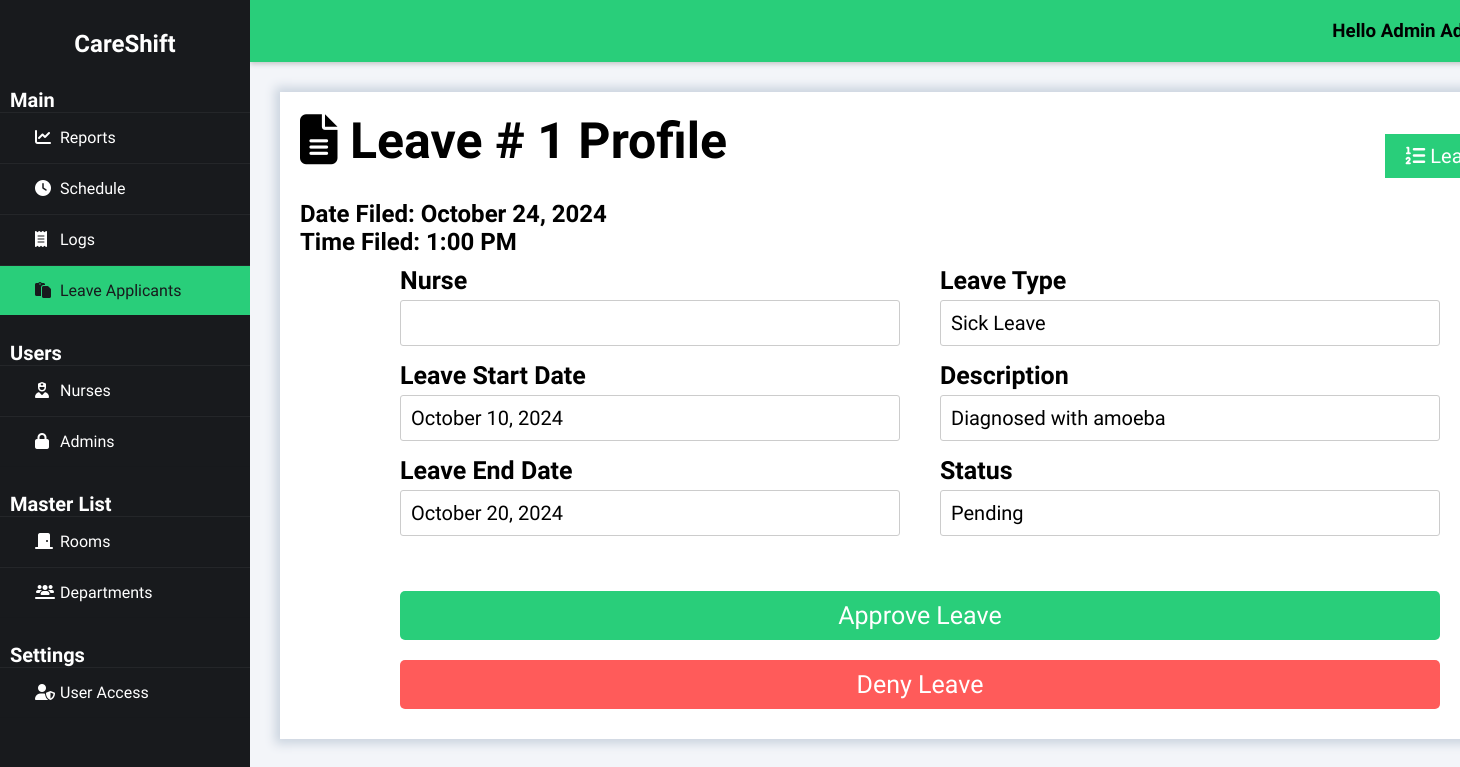
Page /index.php?page=leave&subpage=profile&id=1 (signed in) on the committed database.
### tables this page shows
CREATE TABLE `leave` (
  `leave_id` int(50) NOT NULL auto_increment,
  `leave_type` varchar(50) NOT NULL,
  `leave_start_date` date NOT NULL,
  `leave_end_date` date NOT NULL,
  `leave_date_filed` date NOT NULL,
  `leave_time_filed` time NOT NULL,
  `leave_desc` varchar(255) NOT NULL,
  `leave_status` varchar(50) NOT NULL,
  `nurse_id` int(50) NOT NULL,
  PRIMARY KEY  (`leave_id`),
  KEY (`nurse_id`)
);

### class/class.admin.php (called while the page is built, shortened)
<?php
class Admin{
	private $DB_SERVER='localhost';
	private $DB_USERNAME='root';
	private $DB_PASSWORD='';
	private $DB_DATABASE='db_careshift';
	private $conn;
	public function __construct(){
		$this->conn = new PDO("mysql:host=".$this->DB_SERVER.";dbname=".$this->DB_DATABASE,$this->DB_USERNAME,$this->DB_PASSWORD);
	}
	function get_id_by_username($username){
		$sql="SELECT adm_id FROM admin WHERE adm_username = :username";
		$q = $this->conn->prepare($sql);
		$q->execute(['username' => $username]);
		$id = $q->fetchColumn();
		return $id;
	}
	function get_fname($id){
		$sql="SELECT adm_fname FROM admin WHERE adm_id = :id";
		$q = $this->conn->prepare($sql);
		$q->execute(['id' => $id]);
		$fname = $q->fetchColumn();
		return $fname;
	}
	function get_lname($id){
		$sql="SELECT adm_lname FROM admin WHERE adm_id = :id";
		$q = $this->conn->prepare($sql);
		$q->execute(['id' => $id]);
		$lname = $q->fetchColumn();
		return $lname;
	}
}
?>

### class/class.leave.php (called while the page is built, shortened)
<?php
class Leave {
    private $DB_SERVER = 'localhost';
    private $DB_USERNAME = 'root';
    private $DB_PASSWORD = '';
    private $DB_DATABASE = 'db_careshift';
    private $conn;
    public function __construct() {
        $this->conn = new PDO("mysql:host=" . $this->DB_SERVER . ";dbname=" . $this->DB_DATABASE, $this->DB_USERNAME, $this->DB_PASSWORD);
    }
	function get_id_by_id($id){
		$sql="SELECT leave_id FROM `leave` WHERE leave_id = :id";
		$q = $this->conn->prepare($sql);
		$q->execute(['id' => $id]);
		$id = $q->fetchColumn();
		return $id;
	}
	function get_leave_nurse_name($id){
		$sql="SELECT nurse_fname, nurse_mname, nurse_lname FROM nurse INNER JOIN `leave` WHERE leave.nurse_id = nurse.nurse_id AND leave_id = :id";
		$q = $this->conn->prepare($sql);
		$q->execute(['id' => $id]);
        $nurse = $q->fetch(PDO::FETCH_ASSOC);
	}
	function get_leave_start_date($id){
		$sql="SELECT leave_start_date FROM `leave` WHERE leave_id = :id";
		$q = $this->conn->prepare($sql);
		$q->execute(['id' => $id]);
		$leave_start_date = $q->fetchColumn();
		$leave_start_date = date("F j, Y", strtotime($leave_start_date));
		return $leave_start_date;
	}
	function get_leave_end_date($id){
		$sql="SELECT leave_end_date FROM `leave` WHERE leave_id = :id";
		$q = $this->conn->prepare($sql);
		$q->execute(['id' => $id]);
		$leave_end_date = $q->fetchColumn();
		$leave_end_date = date("F j, Y", strtotime($leave_end_date));
		return $leave_end_date;
	}
	function get_leave_date_filed($id){
		$sql="SELECT leave_date_filed FROM `leave` WHERE leave_id = :id";
		$q = $this->conn->prepare($sql);
		$q->execute(['id' => $id]);
		$leave_date_filed = $q->fetchColumn();
		$leave_date_filed = date("F j, Y", strtotime($leave_date_filed));
		return $leave_date_filed;
	}
	function get_leave_time_filed($id){
		$sql="SELECT leave_time_filed FROM `leave` WHERE leave_id = :id";
		$q = $this->conn->prepare($sql);
		$q->execute(['id' => $id]);
		$leave_time_filed = $q->fetchColumn();
		$leave_time_filed = date("g:i A", strtotime($leave_time_filed));
		return $leave_time_filed;
	}
	function get_leave_type($id){
		$sql="SELECT leave_type FROM `leave` WHERE leave_id = :id";
		$q = $this->conn->prepare($sql);
		$q->execute(['id' => $id]);
		$leave_type = $q->fetchColumn();
		return $leave_type;
	}
	function get_leave_desc($id){
		$sql="SELECT leave_desc FROM `leave` WHERE leave_id = :id";
		$q = $this->conn->prepare($sql);
		$q->execute(['id' => $id]);
		$leave_desc = $q->fetchColumn();
		return $leave_desc;
	}
	function get_leave_status($id){
		$sql="SELECT leave_status FROM `leave` WHERE leave_id = :id";
		$q = $this->conn->prepare($sql);
		$q->execute(['id' => $id]);
		$leave_status = $q->fetchColumn();
		return $leave_status;
	}
}
?>

### leave-module/profile.php (the view, shortened to what this page needs)
<div class="heading">
    <h1><i class="fas fa-regular fa-file-alt"></i>&nbspLeave # <?php echo $leave->get_id_by_id($id).' ';?>Profile</h1>
    <a href="index.php?page=leave" class="right_button"><i class="fa fa-list-ol" aria-hidden="true"></i>&nbspLeave List</a>
</div>
<h2>Date Filed: <?php echo $leave->get_leave_date_filed($id);?></h2>
<h2>Time Filed: <?php echo $leave->get_leave_time_filed($id);?></h2>
<?php
if ($leave->get_leave_status($id) == 'Approved' || $leave->get_leave_status($id) == 'Denied'){
?>
<div class="add_form_wrapper">
<form class="add_form" action="processes/process.leave.php?action=approve" method="POST">
    <div class="form_wrapper">
        <div class="add_form_left">
            <input type="text" id="leave_id" name="leave_id" value="<?php echo $leave->get_id_by_id($id);?>" hidden>
            <label for="nurse_name">Nurse</label>
            <input type="text" id="nurse_name" name="nurse_name" value="<?php echo $leave->get_leave_nurse_name($id);?>" readonly>
            <label for="leave_start_date">Leave Start Date</label>
            <input type="text" id="leave_start_date" name="leave_start_date" value="<?php echo $leave->get_leave_start_date($id);?>" readonly>
            <label for="leave_end_date">Leave End Date</label>
            <input type="text" id="leave_end_date" name="leave_end_date" value="<?php echo $leave->get_leave_end_date($id);?>" readonly>
        </div>
        <div class="add_form-right">
            <label for="leave_type">Leave Type</label>
            <input type="text" id="leave_type" name="leave_type" value="<?php echo $leave->get_leave_type($id);?>" readonly>
            <label for="leave_desc">Description</label>
            <input type="text" id="leave_desc" name="leave_desc" value="<?php echo $leave->get_leave_desc($id);?>" readonly>
            <label for="leave_status">Status</label>
            <input type="text" id="leave_status" name="leave_status" value="<?php echo $leave->get_leave_status($id);?>" readonly>
        </div>
    </div>
</form>
</div>
<?php
}else{?>
<div class="add_form_wrapper">
<form class="add_form" action="processes/process.leave.php?action=approve" method="POST">
    <div class="form_wrapper">
        <div class="add_form_left">
            <input type="text" id="leave_id" name="leave_id" value="<?php echo $leave->get_id_by_id($id);?>" hidden>
            <label for="nurse_name">Nurse</label>
            <input type="text" id="nurse_name" name="nurse_name" value="<?php echo $leave->get_leave_nurse_name($id);?>" readonly>
            <label for="leave_start_date">Leave Start Date</label>
            <input type="text" id="leave_start_date" name="leave_start_date" value="<?php echo $leave->get_leave_start_date($id);?>" readonly>
            <label for="leave_end_date">Leave End Date</label>
            <input type="text" id="leave_end_date" name="leave_end_date" value="<?php echo $leave->get_leave_end_date($id);?>" readonly>
        </div>
        <div class="add_form-right">
            <label for="leave_type">Leave Type</label>
            <input type="text" id="leave_type" name="leave_type" value="<?php echo $leave->get_leave_type($id);?>" readonly>
            <label for="leave_desc">Description</label>
            <input type="text" id="leave_desc" name="leave_desc" value="<?php echo $leave->get_leave_desc($id);?>" readonly>
            <label for="leave_status">Status</label>
            <input type="text" id="leave_status" name="leave_status" value="<?php echo $leave->get_leave_status($id);?>" readonly>
        </div>
    </div>
    <button type="submit" class="submit-btn">Approve Leave</button>
</form>
<form action="processes/process.leave.php?action=deny" method="POST">
    <button type="submit" class="delete-btn">Deny Leave</button>
</form>
</div>
<?php
}

### index.php (shortened to what this page needs)
<?php
include_once 'class/class.admin.php';
include_once 'class/class.leave.php';
$page = (isset($_GET['page']) && $_GET['page'] != '') ? $_GET['page'] : 'reports';
$admin = new Admin();
$leave = new Leave();
$admin_id = $admin->get_id_by_username($_SESSION['adm_username']);
?>
<!DOCTYPE html>
<html>
<head>
    <link rel="stylesheet" href="css/styles.css">
    <link rel="stylesheet" href="https://cdnjs.cloudflare.com/ajax/libs/fullcalendar/3.4.0/fullcalendar.css" />
</head>
<body>
    <div class="wrapper">
        <div class="sidebar">
            <h2>CareShift</h2>
            <ul>
                <h3>Main</h3>
                <li><a href="index.php?page=reports" class="<?= $page == 'reports' ? 'active' : '' ?>"><i class="fas fa-solid fa-chart-line"></i>Reports</a></li>
                <li><a href="index.php?page=schedule" class="<?= $page == 'schedule' ? 'active' : '' ?>"><i class="fas fa-solid fa-clock"></i>Schedule</a></li>
                <li><a href="index.php?page=logs" class="<?= $page == 'logs' ? 'active' : '' ?>"><i class="fas fa-solid fa-receipt"></i>Logs</a></li>
                <li><a href="index.php?page=leave" class="<?= $page == 'leave' ? 'active' : '' ?>"><i class="fas fa-regular fa-paste"></i></i></i>Leave Applicants</a></li>
                <h3>Users</h3>
                <li><a href="index.php?page=nurses" class="<?= $page == 'nurses' ? 'active' : '' ?>"><i class="fas fa-solid fa-user-nurse"></i>Nurses</a></li>
                <li><a href="index.php?page=admins" class="<?= $page == 'admins' ? 'active' : '' ?>"><i class="fas fa-lock" aria-hidden="true"></i></i>Admins</a></li>
                <h3>Master List</h3>
                <li><a href="index.php?page=rooms" class="<?= $page == 'rooms' ? 'active' : '' ?>"><i class="fas fa-solid fa-door-closed"></i>Rooms</a></li>
                <li><a href="index.php?page=departments" class="<?= $page == 'departments' ? 'active' : '' ?>"><i class="fas fa-solid fa-users-line"></i>Departments</a></li>
                <h3>Settings</h3>
                <li><a href="index.php?page=useraccess" class="<?= $page == 'useraccess' ? 'active' : '' ?>"><i class="fas fa-solid fa-user-shield"></i>User Access</a></li>
            </ul>
        </div>
        <div class="body">
            <div class="header">
                <h3>Hello <?php echo $admin->get_fname($admin_id).' '.$admin->get_lname($admin_id);?>!</h3>
            </div>
            <div class="main_content">
                <?php
                    switch($page){
                    case 'leave':
                        require_once 'leave-module/index.php';
                    break;
                    }
                ?>
            </div>
        </div>
    </div>
</body>
</html>

### css/styles.css (style rules this page uses)
* { margin: 0; padding: 0; box-sizing: border-box; list-style: none; text-decoration: none; font-family: "Afacad Flux", sans-serif; }
body { background: #f3f5f9; }
.wrapper { display: flex; position: relative; }
.wrapper .sidebar { position: fixed; width: 250px; height: 100%; background: #181a1d; padding: 30px 0; z-index: 999; }
.wrapper .sidebar h2 { color: white; text-align: center; margin-bottom: 30px; }
.wrapper .sidebar h3 { color: white; font-size: 20px; margin-top: 25px; margin-left: 10px; }
.wrapper .sidebar ul li { border-bottom: 1px solid rgba(0, 0, 0, 0.05); border-top: 1px solid rgba(255, 255, 255, 0.05); }
.wrapper .sidebar ul li a { color: white; display: block; padding: 15px 15px 15px 35px; }
.wrapper .sidebar ul li a .fas { width: 25px; }
.wrapper .sidebar ul li a.active { background-color: #29ce7a; color: #181a1d; }
.wrapper .sidebar ul li a.active .fas { color: #181a1d; }
.wrapper .body { width: 100%; margin-left: 250px; }
.wrapper .body .header { padding: 20px; background: #29ce7a; display: flex; justify-content: flex-end; gap: 20px; align-items: center; position: sticky; top: 0; z-index: 100; box-shadow: 0 2px 5px rgba(0, 0, 0, 0.2); }
.wrapper .body .header h3 { margin: 0; }
.wrapper .body .main_content { padding: 0px 30px 0px 30px; }
.wrapper .body .main_content h1 { font-size: 50px; margin-bottom: 30px; width: 80%; }
.wrapper .body .main_content .content_wrapper .heading { display: flex; justify-content: space-between; align-items: center; }
.heading .right_button { padding: 10px 20px; background-color: #29ce7a; color: white; border: none; cursor: pointer; font-size: 20px; }
.add_form_wrapper { margin: 10px 100px 10px 100px; }
.add_form { display: flex; justify-content: space-between; flex-wrap: wrap; gap: 40px; margin-bottom: 20px; }
.form_wrapper { display: flex; justify-content: space-between; gap: 40px; width: 100%; }
.add_form_left, .add_form-right { width: 500px; display: flex; flex-direction: column; flex: 1; }
label { margin-bottom: 5px; font-weight: bold; font-size: 25px; }
.add_form input[type="text"], .add_form input[type="number"], .add_form input[type="email"], .add_form input[type="tel"], .add_form input[type="date"], .add_form input[type="time"], .add_form select { width: 100%; padding: 10px; margin-bottom: 15px; border: 1px solid #ccc; border-radius: 3px; font-size: 20px; }
.submit-btn { padding: 10px 20px; background-color: #29ce7a; color: white; border: none; border-radius: 5px; font-size: 25px; cursor: pointer; display: block; width: 100%; text-align: center; }
.delete-btn { padding: 10px 20px; background-color: #ff5b5a; color: white; border: none; border-radius: 5px; font-size: 25px; cursor: pointer; display: block; width: 100%; text-align: center; }

### rows in the picture
leave: leave_id "1", leave_date_filed "October 24, 2024", leave_time_filed "1:00 PM", leave_start_date "October 10, 2024", leave_end_date "October 20, 2024", leave_type "Sick Leave", leave_desc "Diagnosed with amoeba", leave_status "Pending"

### other values in the picture
$admin->get_fname($admin_id) "Admin"
